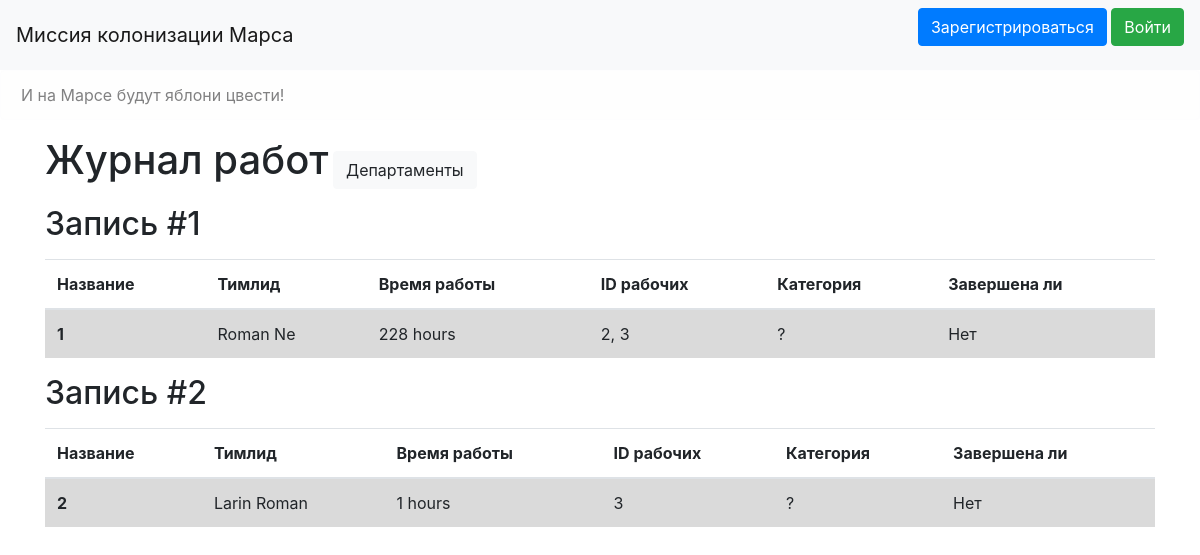
/works_journal, run on an earlier commit of the app's database.
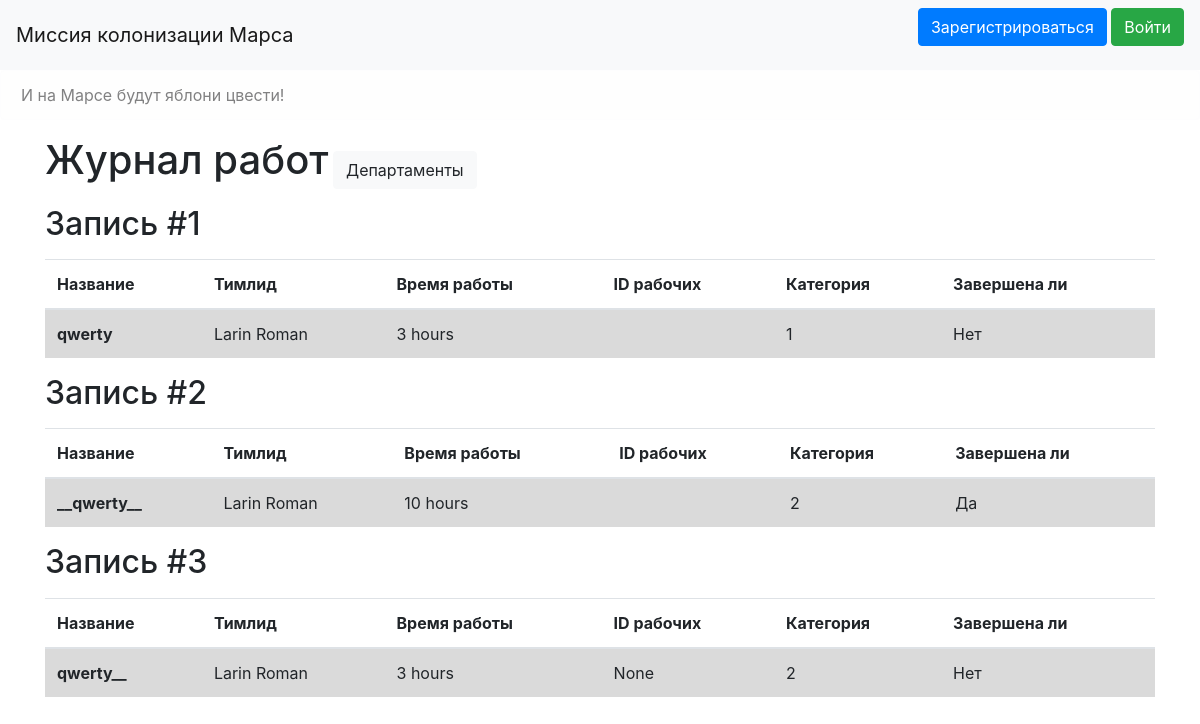
And on a later commit of the database.
### data/jobs.py (models this page shows, shortened)
class Jobs(SqlAlchemyBase, SerializerMixin):
    __tablename__ = 'jobs'
    id = sqlalchemy.Column(sqlalchemy.Integer,
                           primary_key=True, autoincrement=True)
    creator = sqlalchemy.Column(sqlalchemy.Integer, sqlalchemy.ForeignKey("users.id"))
    creator_ = orm.relation("User", foreign_keys=[creator])
    team_leader = sqlalchemy.Column(sqlalchemy.Integer, sqlalchemy.ForeignKey("users.id"))
    teamlead = orm.relation("User", foreign_keys=[team_leader])
    job = sqlalchemy.Column(sqlalchemy.String, nullable=False)
    work_size = sqlalchemy.Column(sqlalchemy.Integer, nullable=True)
    collaborators = sqlalchemy.Column(sqlalchemy.String, nullable=True)
    start_date = sqlalchemy.Column(sqlalchemy.DateTime, default=datetime.datetime.now)
    end_date = sqlalchemy.Column(sqlalchemy.DateTime, nullable=True)
    category = orm.relation('Category', secondary='association', backref='jobs', lazy='dynamic')
    is_finished = sqlalchemy.Column(sqlalchemy.Boolean, default=False)
    def get_category(self):
        try:
            return self.category[-1].id
        except IndexError:
            return '?'

### data/users.py (models this page shows, shortened)
class User(SqlAlchemyBase, UserMixin, SerializerMixin):
    __tablename__ = 'users'
    id = sqlalchemy.Column(sqlalchemy.Integer,
                           primary_key=True, autoincrement=True)
    login = sqlalchemy.Column(sqlalchemy.String,
                              index=True, unique=True, nullable=False)
    password = sqlalchemy.Column(sqlalchemy.String, nullable=False)
    surname = sqlalchemy.Column(sqlalchemy.String, nullable=False)
    name = sqlalchemy.Column(sqlalchemy.String, nullable=False)
    age = sqlalchemy.Column(sqlalchemy.Integer, nullable=True)
    position = sqlalchemy.Column(sqlalchemy.String, nullable=True)
    speciality = sqlalchemy.Column(sqlalchemy.String, nullable=True)
    address = sqlalchemy.Column(sqlalchemy.String, nullable=True)
    created_date = sqlalchemy.Column(sqlalchemy.DateTime,
                                     default=datetime.datetime.now)

### data/categories.py (models this page shows)
class Category(SqlAlchemyBase, SerializerMixin):
    __tablename__ = 'categories'
    id = sqlalchemy.Column(sqlalchemy.Integer, primary_key=True,
                           autoincrement=True)
    name = sqlalchemy.Column(sqlalchemy.String, nullable=False)
    job = orm.relation('Jobs', secondary='association', backref='categories', lazy='dynamic')

### main.py (the view)
@app.route('/')
@app.route('/works_journal')
def works_journal():
    ses = db_session.create_session()
    return render_template('works_journal.html', works=ses.query(Jobs), current_user=current_user)

### data/db_session.py (called while the page is built)
def create_session() -> Session:
    global __factory
    return __factory()

### templates/works_journal.html (shortened to what this page needs)
{% extends "base.html" %}
{% block content %}
<p>
    <a class="h1">Журнал работ</a>
    <a class="btn btn-light" href="/departments">Департаменты</a>
</p>
{% for work in works %}
    <p>
        <a class="h2">Запись #{{loop.index}}</a>
    </p>
    <table class="table">
    <thead>
      <tr>
        <th scope="col">Название</th>
        <th scope="col">Тимлид</th>
        <th scope="col">Время работы</th>
        <th scope="col">ID рабочих</th>
        <th scope="col">Категория</th>
        <th scope="col">Завершена ли</th>
      </tr>
    </thead>
    <tbody>
      <tr class="table-active">
        <th scope="row">{{work.job}}</th>
          <td>{{work.teamlead.surname}} {{work.teamlead.name}}</td>
          <td>{{work.work_size}} hours</td>
          <td>{{work.collaborators}}</td>
          <td>{{work.get_category()}}</td>
          {% if work.is_finished %}
            <td>Да</td>
          {% else %}
            <td>Нет</td>
          {% endif %}
      </tr>
    </tbody>
  </table>
{% endfor %}
{% endblock %}

### templates/base.html (shortened to what this page needs)
<!doctype html>
<html lang="ru">
<head>
    <link rel="stylesheet"
          href="https://stackpath.bootstrapcdn.com/bootstrap/4.4.1/css/bootstrap.min.css"
>
</head>
<body>
<header>
    <nav class="navbar navbar-light bg-light">
        <a class="navbar-brand" href="#">Миссия колонизации Марса</a>
        {% if current_user.is_authenticated %}
            <p>
                <a class="navbar-brand" href="#">{{ current_user.name }} {{ current_user.surname }}</a>
                <a class="btn btn-danger" href="/logout">Выйти</a>
            </p>
        {% else %}
            <p>
                <a class="btn btn-primary " href="/register">Зарегистрироваться</a>
                <a class="btn btn-success" href="/login">Войти</a>
            </p>
        {% endif %}
    </nav>
    <div class="alert alert-light" role="alert">И на Марсе будут яблони цвести!</div>
</header>
<main role="main" class="container">
    {% block content %}{% endblock %}
</main>
</body>
</html>

What changed in the data, as far as the page shows it:
removed Jobs: job "1", teamlead.surname "Roman", teamlead.name "Ne", work_size "228", collaborators "2, 3", get_category "?", is_finished "Нет"
added Jobs: job "qwerty", teamlead.surname "Larin", teamlead.name "Roman", work_size "3", get_category "1", is_finished "Нет"
changed Jobs: job "2" → "__qwerty__"; work_size "1" → "10"; get_category "?" → "2"; collaborators "3" → (not shown); is_finished "Нет" → "Да"
added Jobs: job "qwerty__", teamlead.surname "Larin", teamlead.name "Roman", work_size "3", collaborators "None", get_category "2", is_finished "Нет"
